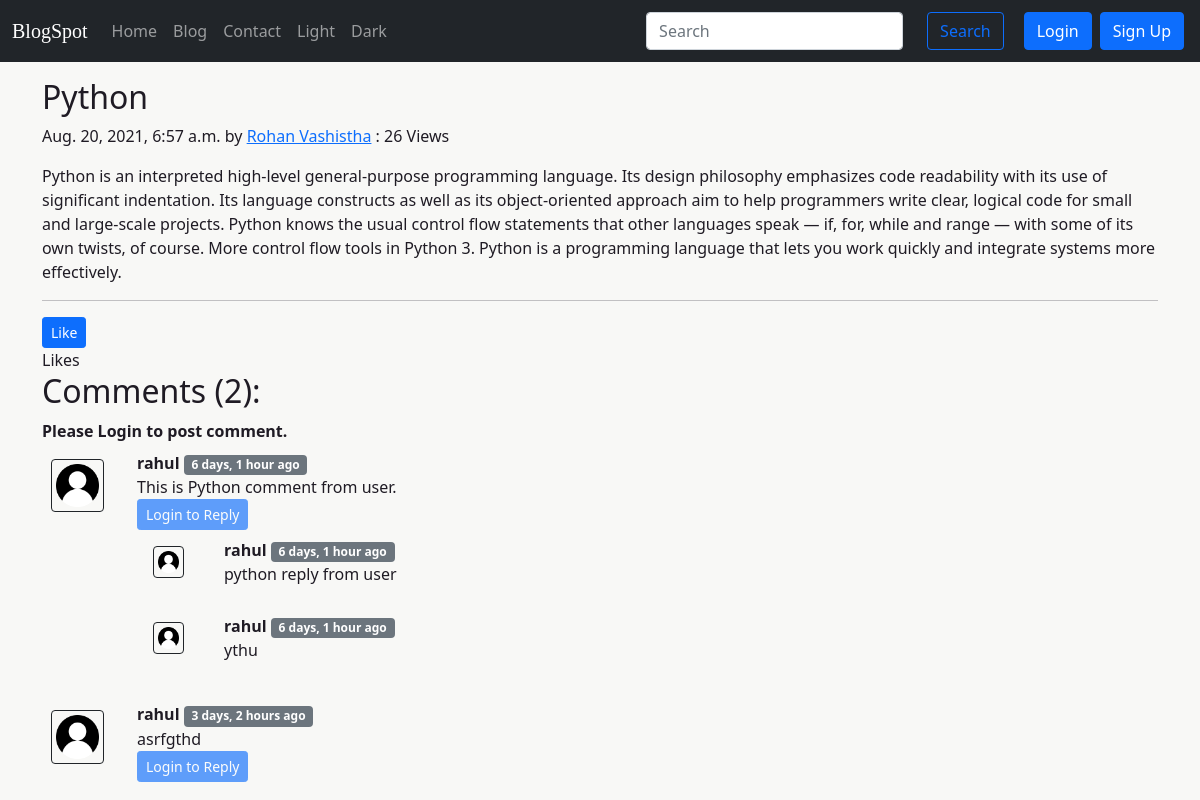
The page /blog/python-blogpost on the database its author committed.
### blog/models.py (models this page shows, shortened)
class Post(models.Model):
    sno = models.AutoField(primary_key=True)
    title = models.CharField(max_length=200)
    content = RichTextField()
    author = models.CharField(max_length=40)
    views = models.IntegerField(default=0)
    slug = models.CharField(max_length=140)
    timeStamp = models.DateTimeField(blank=True)

class BlogComment(models.Model):
    sno = models.AutoField(primary_key=True)
    comment = RichTextField()
    user = models.ForeignKey(User, on_delete=models.CASCADE)
    post = models.ForeignKey(Post, on_delete=models.CASCADE)
    parent = models.ForeignKey('self', on_delete=models.CASCADE, null=True)
    timeStamp = models.DateTimeField(default=now)

### blog/views.py (the view)
# urls.py: path('<str:slug>', views.blogPost, name='blogPost'),
def blogPost(request, slug):
    post = Post.objects.filter(slug=slug).first()
    post.views = post.views + 1
    post.save()
    comments = BlogComment.objects.filter(post=post, parent=None)
    replies = BlogComment.objects.filter(post=post).exclude(parent=None)
    replyDict = {}
    for reply in replies:
        if reply.parent.sno not in replyDict.keys():
            replyDict[reply.parent.sno] = [reply]
        else:
            replyDict[reply.parent.sno].append(reply)
    context = {'post': post, 'comments': comments, 'user': request.user, 'replyDict': replyDict}
    return render(request, 'blog/blogPost.html', context)

### blog/templatetags/extras.py (called while the page is built)
@register.filter(name='get_reply')
def get_reply(dict, key):
    return dict.get(key)

### templates/blog/blogPost.html (shortened to what this page needs)
{% extends "base.html" %}
{% block body %}
{% load humanize %}
{% load extras %}
{% load static %}
<div class="container my-3">
  <article class="blog-post">
    <h2 class="blog-post-title">{{post.title}}</h2>
    <p class="blog-post-meta">
      {{post.timeStamp}} by <a href="/about">{{post.author}}</a>
      <span> : {{post.views}} Views</span>
    </p>
    <p>{{post.content|safe}}</p>
    <hr />
  </article>
</div>
<div class="container">
    <form action="" method="POST">
    <button type="submit", name="like", value="like", class="btn btn-primary btn-sm"> Like</button>
    <br>
    <span>Likes</span>
  </form>
</div>
<div class="container">
  <h2>Comments ({{comments.count}}):</h2>
  <div class="my-2">
  {% if user.is_authenticated %}
    <form action="/blog/postComment" method="post">
    {% csrf_token %}
    <div class="form-group mb-3">
      <textarea class="form-control" name="comment" placeholder="Write your comment here" cols="10" rows="3"></textarea>
    </div>
    <input type="hidden" name="postSno" id="postSno" value="{{post.sno}}" />
    <input type="hidden" name="parentSno" id="parentSno" value="" />
    <button type="submit" class="btn btn-primary">Post</button>
    </form>
  {% else %}
  <b>Please Login to post comment.</b>
  {% endif %}
  </div>
  {% for comment in comments %}
  <div class="row my-2">
    <div class="col-md-1">
      <img class="rounded mx-auto d-block w-75 p-1 border border-dark my-2" src="/static/img/user.png" alt="user">
    </div>
    <div class="col-md-11">
      <b>{{comment.user.username}} </b><span class="badge bg-secondary">{{comment.timeStamp | naturaltime}}</span>
      <div> {{comment.comment}} </div>
      <div class="reply">
        {% if user.is_authenticated %}
          <button class="btn btn-primary btn-sm" type="button" data-bs-toggle="collapse" data-bs-target="#replybox{{comment.sno}}" aria-expanded="false" aria-controls="replybox{{comment.sno}}">Reply</button>
          <div class="collapse" id="replybox{{comment.sno}}">
            <div class="card card-body my-2">
              <form action="/blog/postComment" method="post">
                {% csrf_token %}
              <div class="form-group mb-3">
                <textarea class="form-control" name="comment" placeholder="Reply here" cols="10" rows="3"></textarea>
                <input type="hidden" name="parentSno" id="parentSno" value="{{comment.sno}}" />
              </div>
              <input type="hidden" name="postSno" id="postSno" value="{{post.sno}}" />
              <button type="submit" class="btn btn-primary">Comment</button>
              </form>
            </div>
          </div>
        {% else %}
          <button class="btn btn-primary btn-sm" type="button" data-bs-toggle="collapse" data-bs-target="#replybox{{comment.sno}}" aria-expanded="false" aria-controls="replybox{{comment.sno}}" disabled>Login to Reply</button>
        {% endif %}
        <div class="replies my-2">
          {% for reply in replyDict|get_reply:comment.sno %}
            <div class="row my-1">
              <div class="col-md-1">
                <img class="rounded mx-auto d-block w-50 p-1 border border-dark my-2" src="/static/img/user.png" alt="user">
              </div>
              <div class="col-md-11">
                <b>{{comment.user.username}} </b><span class="badge bg-secondary">{{comment.timeStamp | naturaltime}}</span>
                <div> {{reply.comment}} </div>
                <br>
              </div>
            </div>
          {% endfor %}
        </div>
      </div>
    </div>
  </div>
  {% endfor %}
</div>
{% endblock body %}

### static/style.css (style rules this page uses)
body { background-color: var(--bg); }

### static/light.css (style rules this page uses)
body { background-color: #F8F8F6; color: #1F1B24; }

### rows shown on the page
Post: title "Python", timeStamp "Aug. 20, 2021, 6:57 a.m.", author "Rohan Vashistha", views "26", content "Python is an interpreted high-level general-purpose programming language. Its design philosophy emphasizes code readability with its use of significant indentation. Its language constructs as well as its object-oriented approach aim to help programmers write clear, logical code for small and large-scale projects. Python knows the usual control flow statements that other languages speak — if, for, while and range — with some of its own twists, of course. More control flow tools in Python 3. Python is a programming language that lets you work quickly and integrate systems more effectively."
BlogComment: user.username "rahul", timeStamp "6 days, 1 hour ago", comment "This is Python comment from user."
BlogComment: comment "python reply from user"
BlogComment: comment "ythu"
BlogComment: user.username "rahul", timeStamp "3 days, 2 hours ago", comment "asrfgthd"

### other values the page prints
{{ comments.count }} "2"
